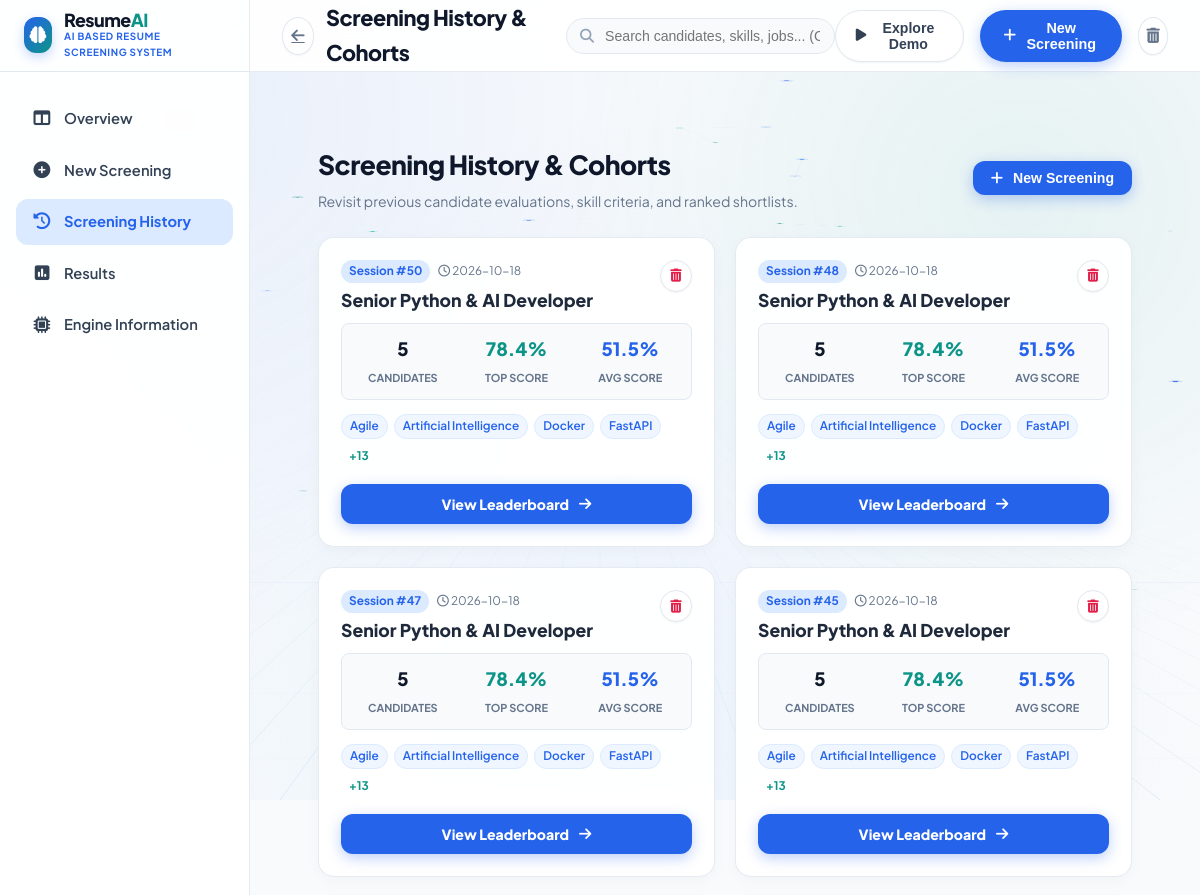
Before: /history (upper part) with the older database file.
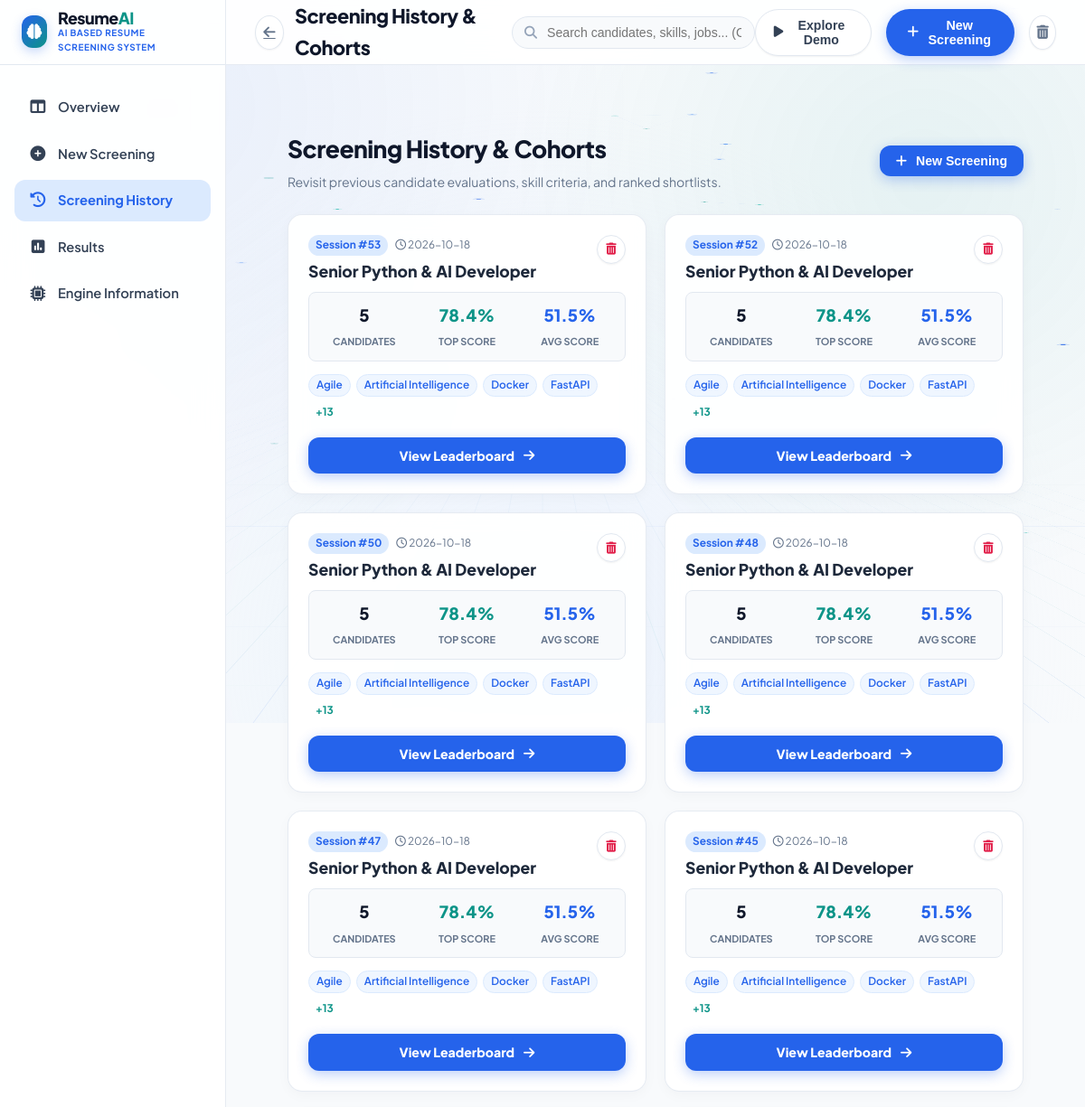
After: the same page with the newer database file.
### tables this page shows
CREATE TABLE jobs (
            id INTEGER PRIMARY KEY AUTOINCREMENT,
            job_title TEXT NOT NULL,
            job_description TEXT NOT NULL,
            required_skills TEXT,
            required_experience REAL DEFAULT 0,
            created_at TIMESTAMP DEFAULT CURRENT_TIMESTAMP
        );

### app.py (the view)
@app.route('/history')
def history():
    jobs = database.get_all_jobs()
    return render_template('history.html', jobs=jobs)

### database.py (called while the page is built)
def get_db_connection() -> sqlite3.Connection:
    os.makedirs(DB_DIR, exist_ok=True)
    conn = sqlite3.connect(DB_PATH)
    conn.row_factory = sqlite3.Row
    return conn

def get_all_jobs() -> List[Dict[str, Any]]:
    conn = get_db_connection()
    cursor = conn.cursor()
    cursor.execute("""
        SELECT j.*, COUNT(c.id) as candidate_count, MAX(c.match_score) as top_score, AVG(c.match_score) as avg_score
        FROM jobs j
        LEFT JOIN candidates c ON j.id = c.job_id
        GROUP BY j.id
        ORDER BY j.created_at DESC
    """)
    rows = cursor.fetchall()
    conn.close()
    jobs = []
    for r in rows:
        d = dict(r)
        d["required_skills"] = json.loads(d["required_skills"]) if d["required_skills"] else []
        d["avg_score"] = round(d["avg_score"], 1) if d["avg_score"] is not None else 0.0
        d["top_score"] = round(d["top_score"], 1) if d["top_score"] is not None else 0.0
        jobs.append(d)
    return jobs

### templates/history.html (shortened to what this page needs)
{% extends 'base.html' %}
{% block page_title %}Screening History &amp; Cohorts{% endblock %}
{% block content %}
<div class="history-container">
    <div style="display: flex; justify-content: space-between; align-items: center; margin-bottom: 24px; flex-wrap: wrap; gap: 16px;">
        <div>
            <h1 style="font-size: 1.65rem; font-weight: 800; color: var(--color-slate-title); letter-spacing: -0.02em; margin-bottom: 4px;">Screening History &amp; Cohorts</h1>
            <p style="font-size: 0.88rem; color: var(--color-slate-muted);">Revisit previous candidate evaluations, skill criteria, and ranked shortlists.</p>
        </div>
        <div>
            <button type="button" class="btn-primary-screen" onclick="openUploadModal()" style="padding: 9px 18px; font-size: 0.88rem; width: auto;">
                <i class="fa-solid fa-plus"></i> New Screening
            </button>
        </div>
    </div>
    {% if jobs %}
        <div style="display: grid; grid-template-columns: repeat(auto-fill, minmax(340px, 1fr)); gap: 20px;">
            {% for job in jobs %}
                <div class="card-light-panel" style="display: flex; flex-direction: column; justify-content: space-between; padding: 22px;">
                    <div>
                        <div style="display: flex; justify-content: space-between; align-items: flex-start; margin-bottom: 12px;">
                            <div>
                                <div style="display: flex; gap: 8px; align-items: center; margin-bottom: 6px;">
                                    <span style="font-size: 0.74rem; font-weight: 700; background: var(--color-soft-sky); color: var(--color-arctic-blue); padding: 2px 8px; border-radius: var(--radius-pill);">Session #{{ job.id }}</span>
                                    <span style="font-size: 0.74rem; color: var(--color-slate-muted);"><i class="fa-regular fa-clock"></i> {{ job.created_at[:10] if job.created_at else 'Recent' }}</span>
                                </div>
                                <h3 style="font-size: 1.1rem; font-weight: 800; color: var(--color-slate-heading); line-height: 1.25;">{{ job.job_title }}</h3>
                            </div>
                            <button type="button" class="btn-icon-light" title="Delete Session" onclick="deleteJob({{ job.id }})" style="color: var(--color-danger); width: 32px; height: 32px; font-size: 0.82rem;">
                                <i class="fa-solid fa-trash-can"></i>
                            </button>
                        </div>
                        <div style="display: grid; grid-template-columns: repeat(3, 1fr); gap: 8px; background: var(--color-ice-white); padding: 10px 8px; border-radius: var(--radius-sm); border: 1px solid var(--border-color); margin-bottom: 14px; text-align: center;">
                            <div>
                                <span style="font-size: 1.15rem; font-weight: 800; color: var(--color-slate-title); display: block;">{{ job.candidate_count }}</span>
                                <span style="font-size: 0.68rem; color: var(--color-slate-muted); font-weight: 700; text-transform: uppercase;">Candidates</span>
                            </div>
                            <div>
                                <span style="font-size: 1.15rem; font-weight: 800; color: var(--color-teal); display: block;">{{ job.top_score }}%</span>
                                <span style="font-size: 0.68rem; color: var(--color-slate-muted); font-weight: 700; text-transform: uppercase;">Top Score</span>
                            </div>
                            <div>
                                <span style="font-size: 1.15rem; font-weight: 800; color: var(--color-arctic-blue); display: block;">{{ job.avg_score }}%</span>
                                <span style="font-size: 0.68rem; color: var(--color-slate-muted); font-weight: 700; text-transform: uppercase;">Avg Score</span>
                            </div>
                        </div>
                        <div style="display: flex; gap: 6px; flex-wrap: wrap; margin-bottom: 16px;">
                            {% for s in job.required_skills[:4] %}
                                <span class="skill-tag-pill" style="font-size: 0.74rem; padding: 2px 8px;">{{ s }}</span>
                            {% endfor %}
                            {% if job.required_skills|length > 4 %}
                                <span class="skill-tag-more" style="font-size: 0.74rem; padding: 2px 8px;">+{{ job.required_skills|length - 4 }}</span>
                            {% endif %}
                        </div>
                    </div>
                    <div>
                        <a href="{{ url_for('view_results', job_id=job.id) }}" class="btn-primary-screen" style="text-decoration: none; font-size: 0.88rem; padding: 9px 16px;">
                            <span>View Leaderboard</span>
                            <i class="fa-solid fa-arrow-right"></i>
                        </a>
                    </div>
                </div>
            {% endfor %}
        </div>
    {% endif %}
</div>
{% endblock %}

### templates/base.html (shortened to what this page needs)
<!DOCTYPE html>
<html lang="en">
<head>
    <link rel="stylesheet" href="https://cdnjs.cloudflare.com/ajax/libs/font-awesome/6.4.0/css/all.min.css">
    <link rel="stylesheet" href="{{ url_for('static', filename='css/style.css') }}?v=6.0">
</head>
<body class="futuristic-app">
    <div class="neural-canvas-container" aria-hidden="true">
    </div>
    {% if request.endpoint == 'index' %}
        <header class="site-navbar">
            <div class="nav-container">
                <a href="{{ url_for('index') }}" class="brand-link">
                    <div class="brand-logo-glow">
                        <i class="fa-solid fa-brain"></i>
                    </div>
                    <div class="brand-name-wrap">
                        <span class="brand-name">Resume<span>AI</span></span>
                        <span class="brand-tag">AI Based Resume Screening System</span>
                    </div>
                </a>
                <nav class="nav-links-cluster">
                    <a href="#featuresSection" class="nav-anchor">
                        <i class="fa-solid fa-sparkles"></i> Features
                    </a>
                    <a href="#howItWorksSection" class="nav-anchor">
                        <i class="fa-solid fa-list-check"></i> How It Works
                    </a>
                    <a href="#scoringSection" class="nav-anchor">
                        <i class="fa-solid fa-chart-pie"></i> Scoring Model
                    </a>
                </nav>
                <div class="nav-actions-cluster">
                    <button type="button" class="btn-nav-demo" onclick="triggerSampleDemo()" title="Run instant candidate screening with sample data">
                        <i class="fa-solid fa-play"></i> Explore Demo
                    </button>
                    <a href="{{ url_for('dashboard') }}" class="btn-nav-screening">
                        <i class="fa-solid fa-bolt"></i> Start Screening
                    </a>
                </div>
            </div>
        </header>
        <main class="site-main">
            {% block landing_content %}{% endblock %}
        </main>
        <footer class="landing-footer" style="background: var(--color-pure-white); border-top: 1px solid var(--border-color); padding: 36px 32px; text-align: center; color: var(--color-slate-muted); font-size: 0.88rem; position: relative; z-index: 10;">
            <div style="max-width: 1360px; margin: 0 auto; display: flex; justify-content: space-between; align-items: center; flex-wrap: wrap; gap: 16px;">
                <div style="display: flex; align-items: center; gap: 8px;">
                    <span style="font-weight: 800; color: var(--color-slate-heading);">ResumeAI</span>
                    <span>• AI Based Resume Screening System</span>
                </div>
                <div style="display: flex; gap: 20px;">
                    <a href="#featuresSection" style="color: var(--color-slate-muted); text-decoration: none;">Features</a>
                    <a href="#howItWorksSection" style="color: var(--color-slate-muted); text-decoration: none;">How It Works</a>
                    <a href="{{ url_for('dashboard') }}" style="color: var(--color-arctic-blue); text-decoration: none; font-weight: 700;">Recruiter Dashboard</a>
                </div>
            </div>
        </footer>
    {% else %}
        <div class="app-shell">
            <aside class="app-sidebar">
                <div class="sidebar-brand-box">
                    <a href="{{ url_for('index') }}" class="brand-link">
                        <div class="brand-logo-glow" style="width: 36px; height: 36px; font-size: 1.05rem;">
                            <i class="fa-solid fa-brain"></i>
                        </div>
                        <div class="brand-name-wrap">
                            <span class="brand-name" style="font-size: 1.12rem;">Resume<span>AI</span></span>
                            <span class="brand-tag" style="font-size: 0.62rem;">AI Based Resume Screening System</span>
                        </div>
                    </a>
                </div>
                <nav class="sidebar-nav-list">
                    <a href="{{ url_for('dashboard') }}" class="sidebar-nav-link {% if request.endpoint == 'dashboard' %}active{% endif %}">
                        <i class="fa-solid fa-table-columns"></i>
                        <span>Overview</span>
                    </a>
                    <a href="{{ url_for('dashboard') }}#screeningWorkflowSection" class="sidebar-nav-link" onclick="if(window.location.pathname === '/dashboard'){ document.getElementById('screeningWorkflowSection')?.scrollIntoView({behavior: 'smooth'}); }">
                        <i class="fa-solid fa-plus-circle"></i>
                        <span>New Screening</span>
                    </a>
                    <a href="{{ url_for('history') }}" class="sidebar-nav-link {% if request.endpoint == 'history' %}active{% endif %}">
                        <i class="fa-solid fa-clock-rotate-left"></i>
                        <span>Screening History</span>
                    </a>
                    <a href="{{ url_for('dashboard') }}#rankingsSection" class="sidebar-nav-link">
                        <i class="fa-solid fa-square-poll-vertical"></i>
                        <span>Results</span>
                    </a>
                    <a href="javascript:void(0)" class="sidebar-nav-link" onclick="document.getElementById('engineInfoModal').style.display='flex'">
                        <i class="fa-solid fa-microchip"></i>
                        <span>Engine Information</span>
                    </a>
                </nav>
            </aside>
            <div class="app-main-content">
                <header class="app-header">
                    <div class="header-title-wrap">
                        <a href="{{ url_for('index') }}" class="btn-icon-light" title="Back to Landing Page">
                            <i class="fa-solid fa-arrow-left"></i>
                        </a>
                        <h1 class="header-page-title">{% block page_title %}Recruiter Screening Dashboard{% endblock %}</h1>
                    </div>
                    <div class="header-search-box">
                        <i class="fa-solid fa-magnifying-glass header-search-icon"></i>
                        <input type="text" class="header-search-input" placeholder="Search candidates, skills, jobs... (Ctrl+K)" onkeyup="handleGlobalSearch(this.value)">
                    </div>
                    <div class="header-user-controls">
                        <button type="button" class="btn-nav-demo" onclick="triggerSampleDemo()" title="Run instant candidate screening with sample data">
                            <i class="fa-solid fa-play"></i> Explore Demo
                        </button>
                        <button type="button" class="btn-nav-screening" onclick="openUploadModal()">
                            <i class="fa-solid fa-plus"></i> New Screening
                        </button>
                        <button type="button" class="btn-icon-light text-muted" title="Reset Stored Data" onclick="confirmClearData()">
                            <i class="fa-solid fa-trash-can"></i>
                        </button>
                    </div>
                </header>
                <main class="workspace-page-body">
                    {% block content %}{% endblock %}
                </main>
            </div>
        </div>
    {% endif %}
</body>
</html>

Changed rows visible on the page:
added jobs: id "53", created_at "2026-10-18", job_title "Senior Python & AI Developer", candidate_count "5", top_score "78.4", avg_score "51.5", 4 "Agile" "Artificial Intelligence" "Docker" "FastAPI", required_skills|length "13"
added jobs: id "52", created_at "2026-10-18", job_title "Senior Python & AI Developer", candidate_count "5", top_score "78.4", avg_score "51.5", 4 "Agile" "Artificial Intelligence" "Docker" "FastAPI", required_skills|length "13"
